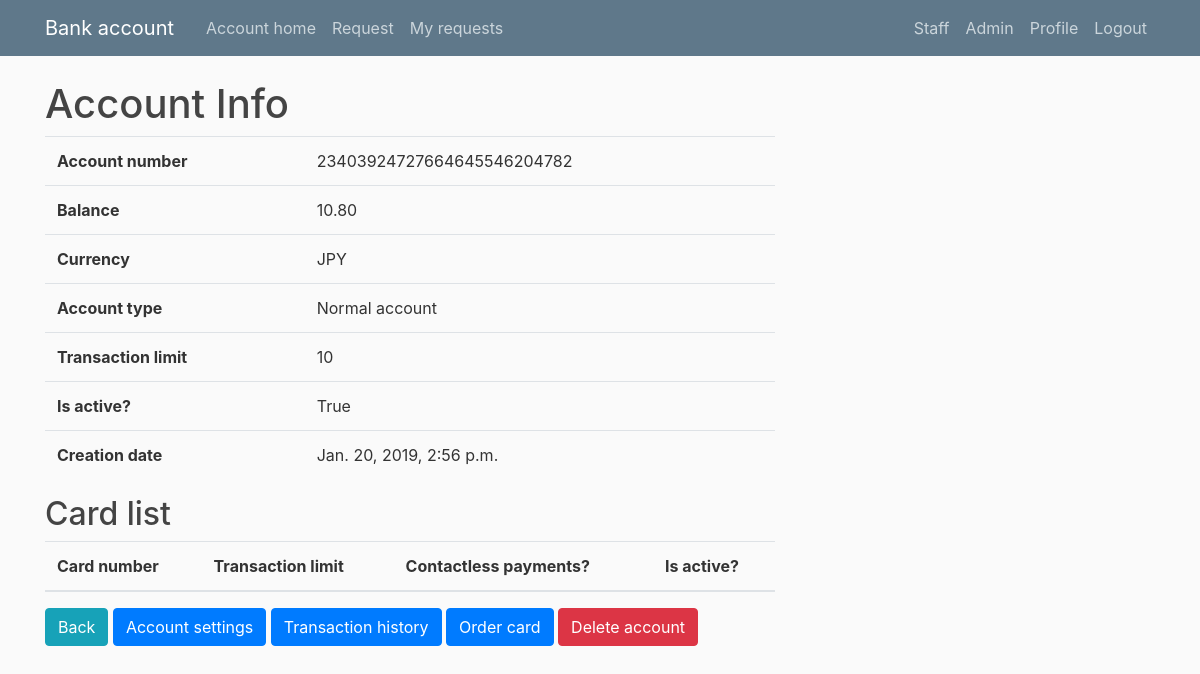
Screenshot of /account/2/ (signed in) with the database file from the repository.
### client/models.py (models this page shows, shortened)
class Account(models.Model):
    def rand_account_number():
        account_nr = str(random.randint(0, 9))
        for i in range(25):
            account_nr += str(random.randint(0, 9))
        return account_nr
    CURRENCIES_CHOICE = [
        ('EUR', 'EUR'),
        ('PLN', 'PLN'),
        ('USD', 'USD'),
        ('JPY', 'JPY'),
        ('GBP', 'GBP'),
        ('CHF', 'CHF'),
        ('SAR', 'SAR'),
        ('RUB', 'RUB'),
        ('KRW', 'KRW')
    ]
    ACCOUNT_TYPE_CHOICES = [
        ('Normal account', 'Normal account'),
        ('Saving account', 'Saving account')
    ]
    account_number = models.CharField(
        default=rand_account_number, max_length=26, unique=True)
    user = models.ForeignKey(CustomUser, on_delete=models.CASCADE)
    balance = models.DecimalField(default=0, max_digits=10, decimal_places=2)
    transaction_limit = models.IntegerField(default=10)
    currency = models.CharField(
        default='PLN', max_length=3, choices=CURRENCIES_CHOICE)
    is_active = models.BooleanField(default=True)
    creation_date = models.DateTimeField(default=timezone.now)
    account_type = models.CharField(
        default='Normal account', max_length=15, choices=ACCOUNT_TYPE_CHOICES)

### client/views.py (the view)
# urls.py: re_path(r'^account/(?P<oid>[0-9]+)/$',
@login_required
def account(request, oid):
    account = get_object_or_404(Account, id=oid)
    if account.user == request.user:
        if account.user == request.user:
            cards = Card.objects.filter(account_number_id=oid)
            context = {
                'account': account,
                'cards': cards
            }
        return render(request, 'client/account.html', context)
    return render(request, "users/validation_error.html")

### client/templates/client/account.html (shortened to what this page needs)
{% extends "client/base.html" %}
{% block content %}
<h1>Account Info</h1>
<table class="table">
    <tbody>
        <tr>
            <th scope="col">Account number</th>
            <td>{{ account.account_number }}</td>
        </tr>
        <tr>
            <th scope="row">Balance</th>
            <td>{{ account.balance }}</td>
        </tr>
        <tr>
            <th scope="row">Currency</th>
            <td>{{ account.currency }}</td>
        </tr>
        <tr>
            <th scope="row">Account type</th>
            <td>{{ account.account_type }}</td>
        </tr>
        <tr>
            <th scope="row">Transaction limit</th>
            <td>{{ account.transaction_limit }}</td>
        </tr>
        <tr>
            <th scope="row">Is active?</th>
            <td> {{ account.is_active }} </td>
        </tr>
        <tr>
            <th scope="row">Creation date</th>
            <td>{{ account.creation_date }}</td>
        </tr>
    </tbody>
</table>
<h2>Card list</h2>
<table class="table">
    <thead>
        <tr>
            <th scope="col">Card number</th>
            <th scope="col">Transaction limit</th>
            <th scope="col">Contactless payments?</th>
            <th scope="col">Is active?</th>
        </tr>
    </thead>
</table>
<div class="form-group">
    <a href="{% url 'home' %}" class="btn btn-info" type="button">
        Back
    </a>
    <a href="{% url 'edit_account' oid=account.id %}" class="btn btn-primary" type="button">
        Account settings
    </a>
    <a href="{% url 'transaction_history' oid=account.id %}" class="btn btn-primary" type="button">
        Transaction history
    </a>
    <a href="{% url 'order_card' oid=account.id %}" class="btn btn-primary" type="button">
        Order card
    </a>
    {% if account.balance >= 0 %}
    <a href="{% url 'delete_account' oid=account.id %}" class="btn btn-danger" type="button">
        Delete account
    </a>
    {% endif %}
</div>
{% endblock %}

### client/static/clientapp/main.css (style rules this page uses)
body { background: #fafafa; color: #333333; margin-top: 5rem; }
h1, h2, h3, h4, h5, h6 { color: #444444; }

### rows the page displays
Account: account_number "23403924727664645546204782", balance "10.80", currency "JPY", account_type "Normal account", transaction_limit "10", is_active "True", creation_date "Jan. 20, 2019, 2:56 p.m."
